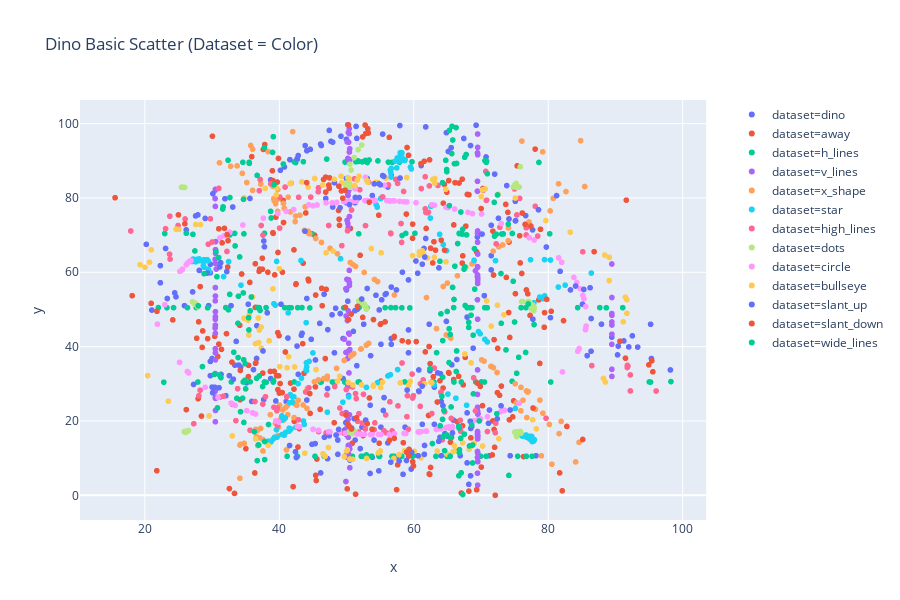

This figure's notebook cell:
### Markdown cell above
So we know that these datasets are very similar on paper--they have similar summary statistics--but how should we visualize these data in order to glean more insights? Let's try out a few different chart types and see what we can learn.

### Code cell
# building an X, Y scatterplot with color and the encoding of the dataset label
dino_scatter_color = px.scatter(
    # identifying df with data we want to visualize
    data_frame = dino_df, 
    # specifying column name of our X data
    x = 'x', 
    # specifying column name of our X data
    y = 'y', 
    # specifying column name of categorical labels to color differently 
    color = 'dataset',
    # providing chart title
    title = "Dino Basic Scatter (Dataset = Color)",
    # setting the size of the plot to be output
    height = 600,
    width = 900
)

# displaying the viz. in-line
dino_scatter_color

### Figure 1 — Plotly figure (JSON) as saved in the notebook; plotly's stock layout.template omitted (floating-point values rounded to 4 significant figures; data arrays with more than 128 entries replaced by an {"elided": "..."} marker saying what was removed)
{"data": [{"hoverlabel": {"namelength": 0}, "hovertemplate": "dataset=dino<br>x=%{x}<br>y=%{y}", "legendgroup": "dataset=dino", "marker": {"color": "#636efa", "symbol": "circle"}, "mode": "markers", "name": "dataset=dino", "showlegend": true, "type": "scattergl", "x": {"elided": "142 float values"}, "xaxis": "x", "y": {"elided": "142 float values"}, "yaxis": "y"}, {"hoverlabel": {"namelength": 0}, "hovertemplate": "dataset=away<br>x=%{x}<br>y=%{y}", "legendgroup": "dataset=away", "marker": {"color": "#EF553B", "symbol": "circle"}, "mode": "markers", "name": "dataset=away", "showlegend": true, "type": "scattergl", "x": {"elided": "142 float values"}, "xaxis": "x", "y": {"elided": "142 float values"}, "yaxis": "y"}, {"hoverlabel": {"namelength": 0}, "hovertemplate": "dataset=h_lines<br>x=%{x}<br>y=%{y}", "legendgroup": "dataset=h_lines", "marker": {"color": "#00cc96", "symbol": "circle"}, "mode": "markers", "name": "dataset=h_lines", "showlegend": true, "type": "scattergl", "x": {"elided": "142 float values"}, "xaxis": "x", "y": {"elided": "142 float values"}, "yaxis": "y"}, {"hoverlabel": {"namelength": 0}, "hovertemplate": "dataset=v_lines<br>x=%{x}<br>y=%{y}", "legendgroup": "dataset=v_lines", "marker": {"color": "#ab63fa", "symbol": "circle"}, "mode": "markers", "name": "dataset=v_lines", "showlegend": true, "type": "scattergl", "x": {"elided": "142 float values"}, "xaxis": "x", "y": {"elided": "142 float values"}, "yaxis": "y"}, {"hoverlabel": {"namelength": 0}, "hovertemplate": "dataset=x_shape<br>x=%{x}<br>y=%{y}", "legendgroup": "dataset=x_shape", "marker": {"color": "#FFA15A", "symbol": "circle"}, "mode": "markers", "name": "dataset=x_shape", "showlegend": true, "type": "scattergl", "x": {"elided": "142 float values"}, "xaxis": "x", "y": {"elided": "142 float values"}, "yaxis": "y"}, {"hoverlabel": {"namelength": 0}, "hovertemplate": "dataset=star<br>x=%{x}<br>y=%{y}", "legendgroup": "dataset=star", "marker": {"color": "#19d3f3", "symbol": "circle"}, "mode": "markers", "name": "dataset=star", "showlegend": true, "type": "scattergl", "x": {"elided": "142 float values"}, "xaxis": "x", "y": {"elided": "142 float values"}, "yaxis": "y"}, {"hoverlabel": {"namelength": 0}, "hovertemplate": "dataset=high_lines<br>x=%{x}<br>y=%{y}", "legendgroup": "dataset=high_lines", "marker": {"color": "#FF6692", "symbol": "circle"}, "mode": "markers", "name": "dataset=high_lines", "showlegend": true, "type": "scattergl", "x": {"elided": "142 float values"}, "xaxis": "x", "y": {"elided": "142 float values"}, "yaxis": "y"}, {"hoverlabel": {"namelength": 0}, "hovertemplate": "dataset=dots<br>x=%{x}<br>y=%{y}", "legendgroup": "dataset=dots", "marker": {"color": "#B6E880", "symbol": "circle"}, "mode": "markers", "name": "dataset=dots", "showlegend": true, "type": "scattergl", "x": {"elided": "142 float values"}, "xaxis": "x", "y": {"elided": "142 float values"}, "yaxis": "y"}, {"hoverlabel": {"namelength": 0}, "hovertemplate": "dataset=circle<br>x=%{x}<br>y=%{y}", "legendgroup": "dataset=circle", "marker": {"color": "#FF97FF", "symbol": "circle"}, "mode": "markers", "name": "dataset=circle", "showlegend": true, "type": "scattergl", "x": {"elided": "142 float values"}, "xaxis": "x", "y": {"elided": "142 float values"}, "yaxis": "y"}, {"hoverlabel": {"namelength": 0}, "hovertemplate": "dataset=bullseye<br>x=%{x}<br>y=%{y}", "legendgroup": "dataset=bullseye", "marker": {"color": "#FECB52", "symbol": "circle"}, "mode": "markers", "name": "dataset=bullseye", "showlegend": true, "type": "scattergl", "x": {"elided": "142 float values"}, "xaxis": "x", "y": {"elided": "142 float values"}, "yaxis": "y"}, {"hoverlabel": {"namelength": 0}, "hovertemplate": "dataset=slant_up<br>x=%{x}<br>y=%{y}", "legendgroup": "dataset=slant_up", "marker": {"color": "#636efa", "symbol": "circle"}, "mode": "markers", "name": "dataset=slant_up", "showlegend": true, "type": "scattergl", "x": {"elided": "142 float values"}, "xaxis": "x", "y": {"elided": "142 float values"}, "yaxis": "y"}, {"hoverlabel": {"namelength": 0}, "hovertemplate": "dataset=slant_down<br>x=%{x}<br>y=%{y}", "legendgroup": "dataset=slant_down", "marker": {"color": "#EF553B", "symbol": "circle"}, "mode": "markers", "name": "dataset=slant_down", "showlegend": true, "type": "scattergl", "x": {"elided": "142 float values"}, "xaxis": "x", "y": {"elided": "142 float values"}, "yaxis": "y"}, {"hoverlabel": {"namelength": 0}, "hovertemplate": "dataset=wide_lines<br>x=%{x}<br>y=%{y}", "legendgroup": "dataset=wide_lines", "marker": {"color": "#00cc96", "symbol": "circle"}, "mode": "markers", "name": "dataset=wide_lines", "showlegend": true, "type": "scattergl", "x": {"elided": "142 float values"}, "xaxis": "x", "y": {"elided": "142 float values"}, "yaxis": "y"}], "layout": {"height": 600, "legend": {"tracegroupgap": 0}, "title": {"text": "Dino Basic Scatter (Dataset = Color)"}, "width": 900, "xaxis": {"anchor": "y", "autorange": true, "domain": [0, 0.98], "range": [10.33, 103.5], "title": {"text": "x"}, "type": "linear"}, "yaxis": {"anchor": "x", "autorange": true, "domain": [0, 1], "range": [-6.644, 106.4], "title": {"text": "y"}, "type": "linear"}}}
